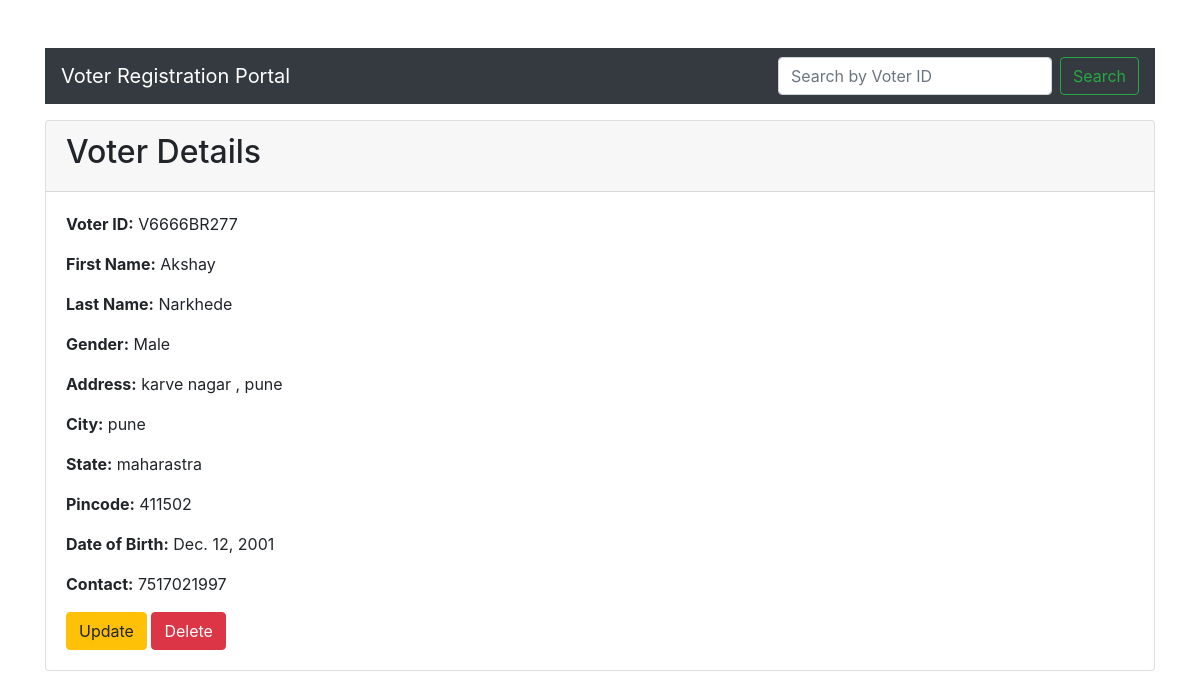
Screenshot of /voters/8/ with the database file from the repository.
### registration/models.py (models this page shows, shortened)
class Voter(models.Model):
    GENDER_CHOICES = [
        ('male', 'Male'),
        ('female', 'Female'),
        ('other', 'Other'),
    ]
    voter_id = models.CharField(max_length=10, unique=True, default=generate_voter_id, editable=False)
    first_name = models.CharField(max_length=50, validators=[RegexValidator(regex='^[a-zA-Z]+$', message='First name must contain only alphabets.')])
    last_name = models.CharField(max_length=50, validators=[RegexValidator(regex='^[a-zA-Z]+$', message='Last name must contain only alphabets.')])
    gender = models.CharField(max_length=10, choices=GENDER_CHOICES)
    address = models.TextField()
    city = models.CharField(max_length=100)
    state = models.CharField(max_length=100)
    pincode = models.CharField(max_length=6, validators=[RegexValidator(regex='^\d{6}$', message='Pincode must be 6 digits.')])
    date_of_birth = models.DateField(validators=[validate_age])
    contact = models.CharField(max_length=10, validators=[RegexValidator(regex='^\d{10}$', message='Contact must be 10 digits.')])

### registration/views.py (the view)
# urls.py: path('<int:pk>/', views.voter_detail, name='voter_detail'),
def voter_detail(request, pk):
    voter = get_object_or_404(Voter, pk=pk)
    return render(request, 'registration/voter_detail.html', {'voter': voter})

### templates/registration/voter_detail.html
{% extends 'base.html' %}
{% block content %}
<div class="card">
    <div class="card-header">
        <h2>Voter Details</h2>
    </div>
    <div class="card-body">
        <p><strong>Voter ID:</strong> {{ voter.voter_id }}</p>
        <p><strong>First Name:</strong> {{ voter.first_name }}</p>
        <p><strong>Last Name:</strong> {{ voter.last_name }}</p>
        <p><strong>Gender:</strong> {{ voter.get_gender_display }}</p>
        <p><strong>Address:</strong> {{ voter.address }}</p>
        <p><strong>City:</strong> {{ voter.city }}</p>
        <p><strong>State:</strong> {{ voter.state }}</p>
        <p><strong>Pincode:</strong> {{ voter.pincode }}</p>
        <p><strong>Date of Birth:</strong> {{ voter.date_of_birth }}</p>
        <p><strong>Contact:</strong> {{ voter.contact }}</p>
        <a href="{% url 'voter_update' voter.pk %}" class="btn btn-warning">Update</a>
        <a href="{% url 'voter_delete' voter.pk %}" class="btn btn-danger">Delete</a>
    </div>
</div>
{% endblock %}

### rows the page displays
Voter: voter_id "V6666BR277", first_name "Akshay", last_name "Narkhede", gender "Male", address "karve nagar , pune", city "pune", state "maharastra", pincode "411502", date_of_birth "Dec. 12, 2001", contact "7517021997"
